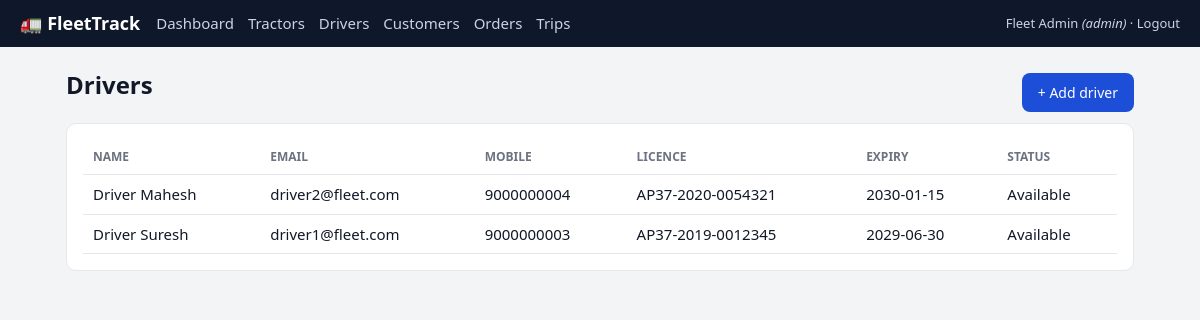
Page /drivers (signed in) on the committed database.
### tables this page shows
CREATE TABLE users (
  id INTEGER PRIMARY KEY AUTOINCREMENT,
  name TEXT NOT NULL,
  email TEXT NOT NULL UNIQUE,
  mobile TEXT,
  password_hash TEXT NOT NULL,
  role TEXT NOT NULL CHECK (
    role IN ('admin', 'dispatcher', 'driver', 'customer')
  ),
  active INTEGER NOT NULL DEFAULT 1,
  created_at TEXT NOT NULL DEFAULT (datetime('now'))
);

CREATE TABLE drivers (
  id INTEGER PRIMARY KEY AUTOINCREMENT,
  user_id INTEGER NOT NULL UNIQUE REFERENCES users(id),
  license_no TEXT,
  license_expiry TEXT,
  status TEXT NOT NULL DEFAULT 'Available' CHECK (status IN ('Available', 'On Trip'))
);

### app.py (the view)
@app.route("/drivers")
@login_required("admin", "dispatcher")
def drivers():
    rows = q("""SELECT d.*, u.name, u.email, u.mobile FROM drivers d JOIN users u ON u.id=d.user_id
                ORDER BY d.id DESC""")
    return render_template("people.html", kind="driver", rows=rows)

### app.py (called while the page is built)
def get_db():
    if "db" not in g:
        g.db = sqlite3.connect(DB_PATH)
        g.db.row_factory = sqlite3.Row
        g.db.execute("PRAGMA foreign_keys = ON")
    return g.db

def q(sql, args=(), one=False):
    rows = get_db().execute(sql, args).fetchall()
    if one:
        return rows[0] if rows else None
    return rows

@app.before_request
def load_user():
    uid = session.get("user_id")
    g.user = (
        q("SELECT * FROM users WHERE id=? AND active=1", (uid,), one=True)
        if uid
        else None
    )

def login_required(*roles):
    def deco(f):
        @functools.wraps(f)
        def wrapper(*a, **kw):
            if not g.user:
                return redirect(url_for("login", next=request.path))
            if roles and g.user["role"] not in roles:
                abort(403)
            return f(*a, **kw)
        return wrapper
    return deco

### templates/people.html (shortened to what this page needs)
{% extends "base.html" %}
{% block content %}
<div class="head">
    <h1>{{ kind|title }}s</h1>
    {% if g.user.role == 'admin' %}<a class="btn" href="{{ url_for('person_new', kind=kind) }}">+ Add {{ kind }}</a>{%
    endif %}
</div>
<div class="card">
    <table>
        {% if kind == 'driver' %}
        <tr>
            <th>Name</th>
            <th>Email</th>
            <th>Mobile</th>
            <th>Licence</th>
            <th>Expiry</th>
            <th>Status</th>
        </tr>
        {% for r in rows %}<tr>
            <td>{{ r.name }}</td>
            <td>{{ r.email }}</td>
            <td>{{ r.mobile }}</td>
            <td>{{ r.license_no }}</td>
            <td>{{ r.license_expiry }}</td>
            <td>{{ r.status }}</td>
        </tr>{% endfor %}
        {% endif %}
    </table>
</div>
{% endblock %}

### templates/base.html (shortened to what this page needs)
<!doctype html>
<html lang="en">
<head>
  <link rel="stylesheet" href="{{ url_for('static', filename='style.css') }}">
</head>
<body>
  {% if g.user %}
  <header class="nav">
    <a class="brand" href="{{ url_for('home') }}">🚛 FleetTrack</a>
    <nav>
      {% if g.user.role in ('admin','dispatcher') %}
      <a href="{{ url_for('dashboard') }}">Dashboard</a>
      <a href="{{ url_for('tractors') }}">Tractors</a>
      <a href="{{ url_for('drivers') }}">Drivers</a>
      <a href="{{ url_for('customers') }}">Customers</a>
      <a href="{{ url_for('orders') }}">Orders</a>
      <a href="{{ url_for('trips') }}">Trips</a>
      {% elif g.user.role == 'driver' %}
      <a href="{{ url_for('driver_home') }}">My trips</a>
      {% else %}
      <a href="{{ url_for('customer_home') }}">My shipments</a>
      <a href="{{ url_for('order_new') }}">New order</a>
      {% endif %}
    </nav>
    <span class="who">{{ g.user.name }} <em>({{ g.user.role }})</em> · <a
        href="{{ url_for('logout') }}">Logout</a></span>
  </header>
  {% endif %}
  <main>
    {% block content %}{% endblock %}
  </main>
</body>
</html>

### static/style.css (style rules this page uses)
:root { --bg:#f3f4f6;--card:#fff;--ink:#111827;--muted:#6b7280;--brand:#1d4ed8;--line:#e5e7eb }
* { box-sizing:border-box }
body { margin:0;font:15px/1.5 system-ui,-apple-system,Segoe UI,Roboto,sans-serif;background:var(--bg);color:var(--ink) }
a { color:var(--brand);text-decoration:none }
.nav { display:flex;flex-wrap:wrap;align-items:center;gap:16px;background:#0f172a;color:#fff;padding:10px 20px }
.nav a { color:#cbd5e1 }
.brand { font-weight:700;color:#fff!important;font-size:18px }
.nav nav { display:flex;gap:14px;flex:1;flex-wrap:wrap }
.who { font-size:13px;color:#cbd5e1 }
main { max-width:1100px;margin:20px auto;padding:0 16px }
h1 { margin:0 0 14px;font-size:24px }
.head { display:flex;justify-content:space-between;align-items:center;margin-bottom:6px }
.card { background:var(--card);border:1px solid var(--line);border-radius:10px;padding:16px;margin-bottom:16px }
table { width:100%;border-collapse:collapse }
th,td { text-align:left;padding:8px 10px;border-bottom:1px solid var(--line);vertical-align:top }
th { font-size:12px;text-transform:uppercase;color:var(--muted) }
.btn { display:inline-block;background:var(--brand);color:#fff;border:0;border-radius:8px;padding:9px 16px;font-size:14px;cursor:pointer }

### rows in the picture
users: user.name "Fleet Admin", user.role "admin"
drivers: name "Driver Mahesh", email "driver2@fleet.com", mobile "9000000004", license_no "AP37-2020-0054321", license_expiry "2030-01-15", status "Available"
drivers: name "Driver Suresh", email "driver1@fleet.com", mobile "9000000003", license_no "AP37-2019-0012345", license_expiry "2029-06-30", status "Available"

### other values in the picture
{{ kind|title }} "Driver"
{{ kind }} "driver"
